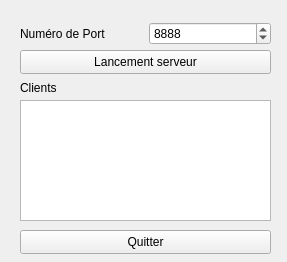
<?xml version="1.0" encoding="UTF-8"?>
<ui version="4.0">
 <class>ServeurWidget</class>
 <widget class="QWidget" name="ServeurWidget">
  <property name="geometry">
   <rect>
    <x>0</x>
    <y>0</y>
    <width>287</width>
    <height>262</height>
   </rect>
  </property>
  <property name="windowTitle">
   <string>ServeurWidget</string>
  </property>
  <widget class="QPushButton" name="pushButtonLancementServeur">
   <property name="geometry">
    <rect>
     <x>20</x>
     <y>50</y>
     <width>251</width>
     <height>24</height>
    </rect>
   </property>
   <property name="text">
    <string>Lancement serveur</string>
   </property>
  </widget>
  <widget class="QLabel" name="labelClients">
   <property name="geometry">
    <rect>
     <x>20</x>
     <y>80</y>
     <width>58</width>
     <height>16</height>
    </rect>
   </property>
   <property name="text">
    <string>Clients</string>
   </property>
  </widget>
  <widget class="QPushButton" name="pushButtonQuitter">
   <property name="geometry">
    <rect>
     <x>20</x>
     <y>230</y>
     <width>251</width>
     <height>24</height>
    </rect>
   </property>
   <property name="text">
    <string>Quitter</string>
   </property>
  </widget>
  <widget class="QWidget" name="layoutWidget">
   <property name="geometry">
    <rect>
     <x>20</x>
     <y>20</y>
     <width>251</width>
     <height>27</height>
    </rect>
   </property>
   <layout class="QHBoxLayout" name="horizontalLayout">
    <item>
     <widget class="QLabel" name="labelPort">
      <property name="text">
       <string>Numéro de Port</string>
      </property>
     </widget>
    </item>
    <item>
     <widget class="QSpinBox" name="spinBoxPort">
      <property name="maximum">
       <number>9999</number>
      </property>
      <property name="value">
       <number>8888</number>
      </property>
     </widget>
    </item>
   </layout>
  </widget>
  <widget class="QListWidget" name="listWidgetClients">
   <property name="geometry">
    <rect>
     <x>20</x>
     <y>100</y>
     <width>251</width>
     <height>121</height>
    </rect>
   </property>
  </widget>
 </widget>
 <resources/>
 <connections>
  <connection>
   <sender>pushButtonQuitter</sender>
   <signal>clicked()</signal>
   <receiver>ServeurWidget</receiver>
   <slot>close()</slot>
   <hints>
    <hint type="sourcelabel">
     <x>160</x>
     <y>243</y>
    </hint>
    <hint type="destinationlabel">
     <x>279</x>
     <y>190</y>
    </hint>
   </hints>
  </connection>
 </connections>
</ui>
